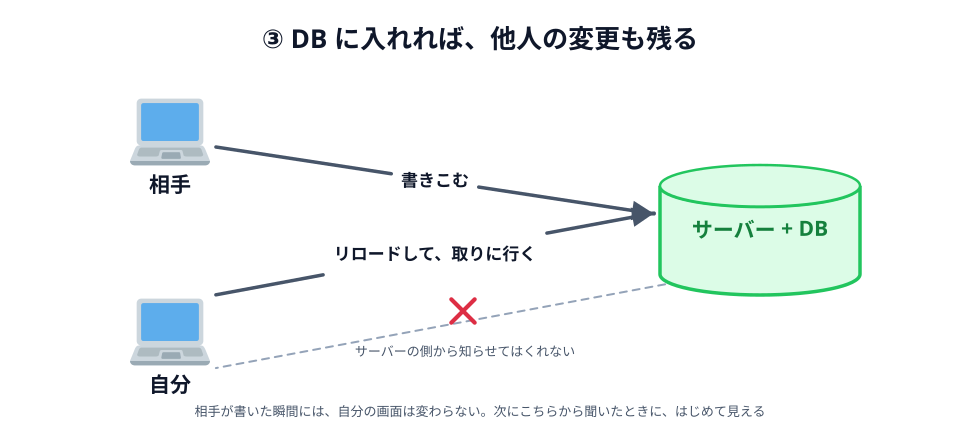

This figure's Python source:
# 03-database.svg
# スキーマ: SOURCE-PATH-GOAL（相手 → サーバー + DB）+ BLOCKAGE（自分へは勝手に届かない）
# 「保存はされている。ただし自分の画面は、こちらから取りに行くまで変わらない」を見せる

import sys
sys.path.insert(0, "/Users/seekseep/.claude/skills/genfig")
from genfig import Canvas

c = Canvas(960, 440)
c.text(480, 48, "③ DB に入れれば、他人の変更も残る", scale="xl")

other = c.node(170, 140, "相手", emoji_cp="1f4bb")
store = c.node(760, 230, "サーバー + DB", shape="cylinder", color="green",
               w=200, h=130)
me = c.node(170, 340, "自分", emoji_cp="1f4bb")

c.link(other, store, label="書きこむ")

# 往路と復路に同じ offset を渡すと、互いに反対側の車線へ分かれる
c.link(me, store, label="リロードして、取りに行く", offset=36)
c.link(store, me, offset=36, primary=False, dash="dashed", head=False)
c.emoji("274c", 448, 296, 30)
c.text(465, 356, "サーバーの側から知らせてはくれない", scale="sm")

c.text(480, 416,
       "相手が書いた瞬間には、自分の画面は変わらない。"
       "次にこちらから聞いたときに、はじめて見える", scale="sm")

c.save("03-database.svg")
